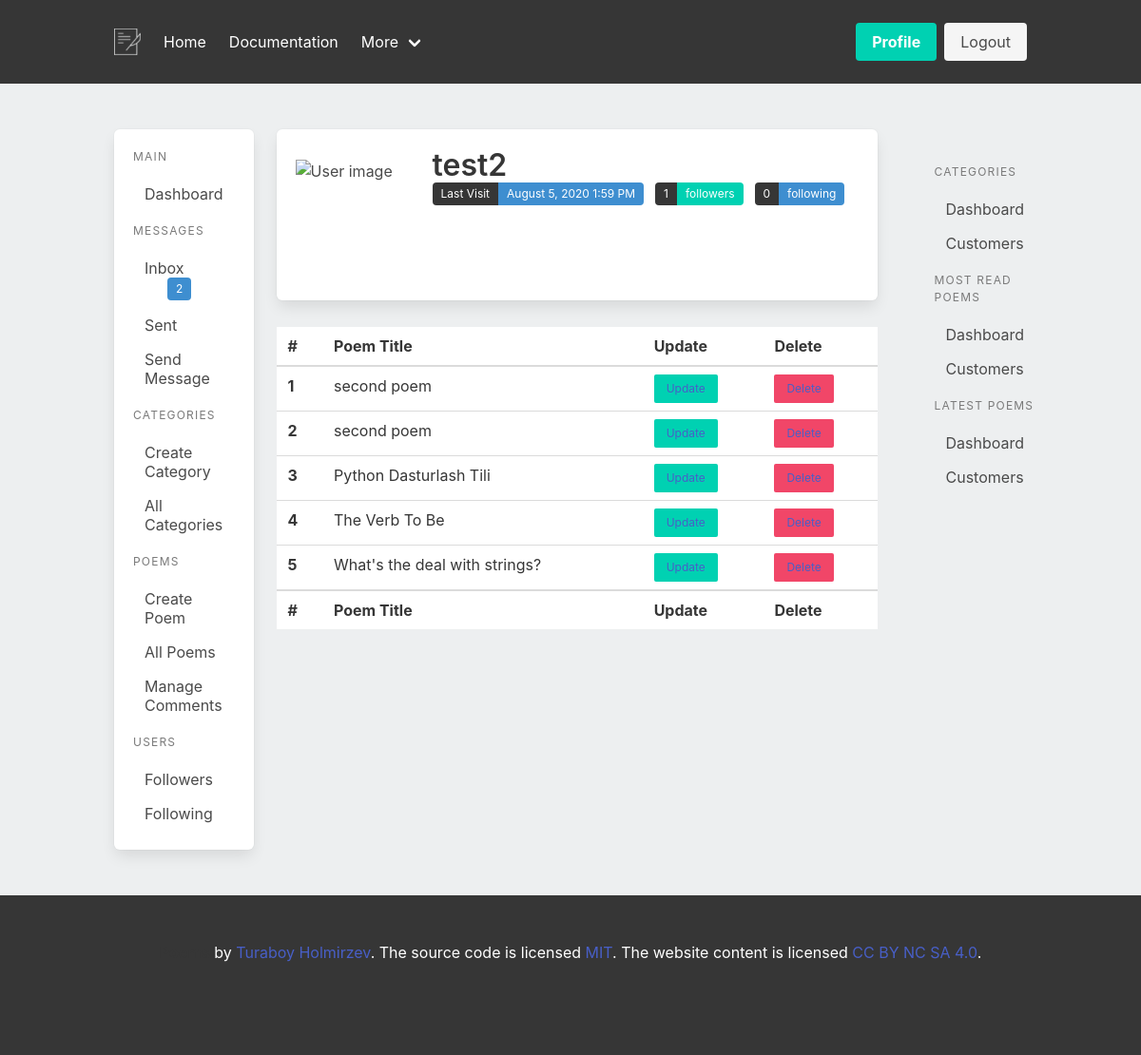
The page /poems/poems (signed in) on the database its author committed.
### app/models.py (models this page shows, shortened)
class Message(db.Model):
    id = db.Column(db.Integer, primary_key=True)
    body = db.Column(db.String(140))
    is_read = db.Column(db.Boolean, default=False)
    create_at = db.Column(db.DateTime, default=datetime.utcnow)
    sent_user_id = db.Column(db.Integer, db.ForeignKey('user.id'), nullable=False)
    received_user_id = db.Column(db.Integer, db.ForeignKey('user.id'), nullable=False)

class User(UserMixin, db.Model):
    id = db.Column(db.Integer, primary_key=True)
    username = db.Column(db.String(64), index=True, unique=True)
    email = db.Column(db.String(120), index=True, unique=True)
    image_file = db.Column(db.String(120), nullable=True, default="default.jpg")
    password_hash = db.Column(db.String(128))
    about_me = db.Column(db.String(140))
    is_admin = db.Column(db.Boolean, default=False)
    last_seen = db.Column(db.DateTime, default=datetime.utcnow)
    poems = db.relationship('Poem', backref='author', lazy='dynamic')
    sent_messages = db.relationship('Message', backref='sent_user', lazy=True, foreign_keys='Message.sent_user_id')
    received_messages = db.relationship('Message', backref='received_user', lazy=True, foreign_keys='Message.received_user_id')
    followed = db.relationship(
        'User', secondary=followers,
        primaryjoin=(followers.c.follower_id == id),
        secondaryjoin=(followers.c.followed_id == id),
        backref=db.backref('followers', lazy='dynamic'), lazy='dynamic')
    def new_inbox_messages(self):
        return len([m for m in self.received_messages if m.is_read == False])

class SearchableMixin(object):
    @classmethod
    def search(cls, expression, page, per_page):
        ids, total = query_index(cls.__tablename__, expression, page, per_page)
        if total == 0:
            return cls.query.filter_by(id=0), 0
        when = []
        for i in range(len(ids)):
            when.append((ids[i], i))
        return cls.query.filter(cls.id.in_(ids)).order_by(
            db.case(when, value=cls.id)), total

class Poem(SearchableMixin, db.Model):
    __searchable__ = ["body",]
    id = db.Column(db.Integer, primary_key=True)
    title = db.Column(db.String(200))
    body = db.Column(db.String(140))
    audio = db.Column(db.String(200), nullable=True)
    created_at = db.Column(db.DateTime, index=True, default=datetime.utcnow)
    user_id = db.Column(db.Integer, db.ForeignKey('user.id'))
    category_id = db.Column(db.Integer, db.ForeignKey("category.id"))
    liked = db.relationship(
        'User', secondary = lambda: user_likes, backref="likes")

### app/poems/routes.py (the view)
@bp.route("/poems")
def poem_list():
    return render_template("poems/poem_list.html", poems=Poem.query.all())

### app/models.py (called while the page is built)
@login.user_loader
def load_user(id):
    return User.query.get(int(id))

### app/templates/poems/poem_list.html
{% extends "dashboard_base.html" %}
{% block dashboard %}
<section class="mt-3 pt-4 table-container">
    <table class="table is-fullwidth">
        <thead>
            <tr>
              <th>#</th>
              <th>Poem Title</th>
              <th>Update</th>
              <th>Delete</th>
            </tr>
        </thead>
        <tfoot>
            <tr>
              <th>#</th>
              <th>Poem Title</th>
              <th>Update</th>
              <th>Delete</th>
            </tr>
        </tfoot>
        <tbody>
            {% for poem in poems %}
            <tr>
                <th>{{loop.index}}</th>
                <td>{{poem.title}}</td>
                <td>
                    <button class="button is-small is-primary">
                        <a href="{{ url_for('poems.update_poem', id=poem.id) }}">Update</a>
                    </button>
                </td>
                <td>
                    <button class="button is-small is-danger">
                        <a href="{{ url_for('poems.delete_poem', id=poem.id) }}">Delete</a>
                    </button>
                </td>
            </tr>
            {% endfor %}
        </tbody>
    </table>
</section>
{% endblock dashboard %}

### app/templates/partials/left_nav.html
<aside class="menu box">
    <p class="menu-label">
      Main
    </p>
    <ul class="menu-list">
      <li><a href="{{url_for('users.dashboard', username=current_user.username) }}">Dashboard</a></li>
    </ul>
    <p class="menu-label">
      Messages
    </p>
    <ul class="menu-list">
      <li>
        <a href="{{ url_for('users.inbox', username=current_user.username)}}"class="tags has-addons">Inbox
          {% if current_user.new_inbox_messages() > 0 %}
          <span class="ml-5 tag is-info">{{ current_user.new_inbox_messages() }}</span>
          {% endif %}
        </a>
      </li>
      <li><a href="{{ url_for('users.outbox', username=current_user.username)}}">Sent</a></li>
      <li><a href="{{ url_for('users.send_message', username=current_user.username)}}">Send Message</a></li>
    </ul>
    <p class="menu-label">
        Categories
      </p>
      <ul class="menu-list">
        <li><a href="{{ url_for('poems.create_category')}}" >Create Category</a></li>
        <li><a href="{{ url_for('poems.category_list') }}">All Categories</a></li>
      </ul>
    <p class="menu-label">
      Poems
    </p>
    <ul class="menu-list">
      <li>
        <a href="{{ url_for('poems.create_poem') }}">Create Poem</a>
      </li>
      <li>
        <a href="{{ url_for('poems.poem_list') }}">All Poems</a>
      </li>
      <li><a>Manage Comments</a></li>
    </ul>
    <p class="menu-label">
      Users
    </p>
    <ul class="menu-list">
      <li><a>Followers</a></li>
      <li><a>Following</a></li>
    </ul>
  </aside>

### app/templates/partials/user_profile.html (shortened to what this page needs)
<div class="box">
    <div class="media">
        <div class="media-left pt-3 is-hidden-mobile">
        <figure class="image is-128x128">
            <img src="{{ image_file }}" alt="User image">
        </figure>
        </div>
        <div class="media-content">
            <p class="title is-3 mb-0 is-hidden-mobile">{{ current_user.username }}</p>
            <div class="field is-grouped is-grouped-multiline is-clearfix">
                <div class="control">
                {% if current_user.last_seen %}
                  <div class="tags has-addons">
                    <span class="tag is-dark">Last Visit</span>
                    <span class="tag is-info">{{ moment(current_user.last_seen).format('LLL') }}</span>
                  </div>
                </div>
                {% endif %}
                <div class="control">
                  <div class="tags has-addons">
                    <span class="tag is-dark">{{ current_user.followers.count() }}</span>
                    <span class="tag is-primary">followers</span>
                  </div>
                </div>
                <div class="control">
                  <div class="tags has-addons">
                    <span class="tag is-dark">{{ current_user.followed.count() }}</span>
                    <span class="tag is-info">following</span>
                  </div>
                </div>
              </div>
        </div>
    </div>
</div>

### rows shown on the page
Message: new_inbox_messages "2"
User: username "test2", last_seen "August 5, 2020 1:59 PM"
Poem: title "second poem"
Poem: title "second poem"
Poem: title "Python Dasturlash Tili"
Poem: title "The Verb To Be"
Poem: title "What's the deal with strings?"

### other values the page prints
{{ current_user.followers.count() }} "1"
{{ current_user.followed.count() }} "0"
